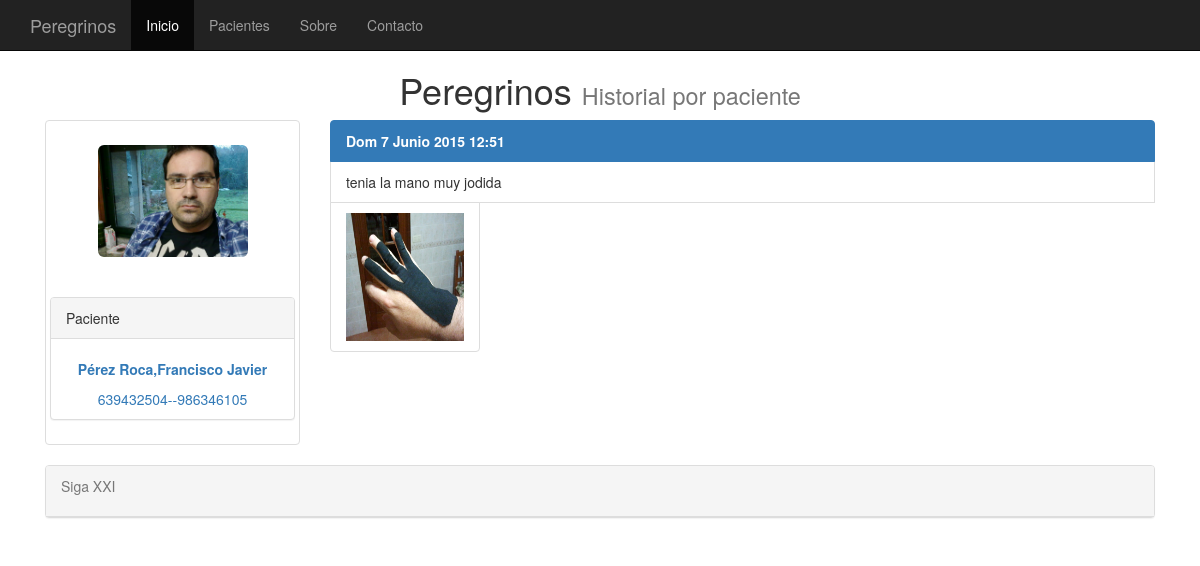
Before: /historial/1/ with the older database file.
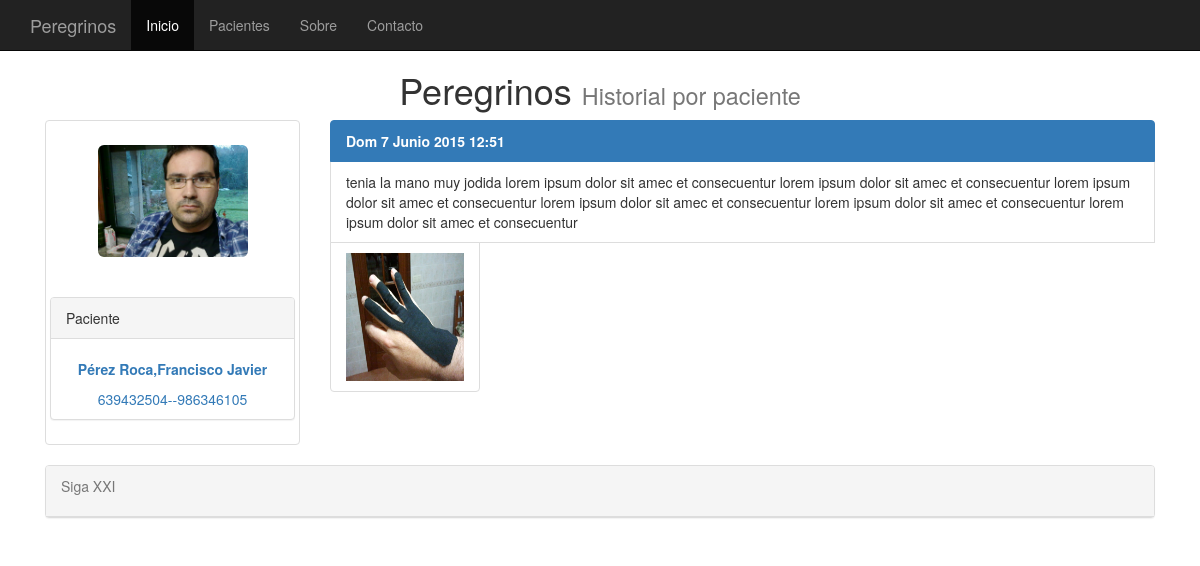
After: the same page with the newer database file.
### clinica/models.py (models this page shows)
class historial(models.Model):
    cliente = models.ForeignKey(clientes, default=None, null=True, blank=True)
    fecha = models.DateTimeField(default=datetime.now, blank=True)
    comentario = models.TextField()
    fotografia = models.ImageField(upload_to='imagenes', blank=True)

### clinica/views.py (the view)
# urls.py: url(r'^historial/([\w]+)/$', ListaHistorial.as_view(), name='listahistorial' ),
class ListaHistorial(ListView):
    def get_queryset(self):
        self.cliente = get_object_or_404(clientes, id=self.args[0])
        return historial.objects.filter(cliente=self.cliente).order_by('-fecha')
    def get_context_data(self,**kwargs):
        context = super(ListaHistorial,self).get_context_data(**kwargs)
        context['cliente']=self.cliente
        return context

### templates/clinica/historial_list.html (shortened to what this page needs)
{% extends "base.html" %}
{%   load   staticfiles   %}
{% block titulo %}
Historial por paciente
{% endblock %}
{% block content %}
<row>
	<div class="col-md-3">
		<div class="thumbnail">
			<br />
			{% if cliente.fotografia %}
			<img src="{{ cliente.fotografia.url }}" class="img-rounded" width="150" height="200" >
			{% else %}
			<img src="/media/imagenes/user.jpg" class="img-rounded">
			{% endif %}
			<br/><br />
			<div class="panel panel-default">
				<div class="panel-heading">
					Paciente
				</div>
				<div if ="panel-body">
					<br />
					<p class="text-primary text-center"><strong>{{ cliente.apellidos | capfirst}},{{ cliente.nombre | capfirst}}</strong></p>
					<p class="text-primary text-center">{{ cliente.telefono }}--{{ cliente.telefono2 }}</p>
  			</div>
				</div>
			</div>
	</div>
	<div class="col-md-9" >
		{% if object_list %}
			<div class="list-group">
				{% for historial  in object_list %}
					<spam class="list-group-item active"><strong>{{ historial.fecha | date:"D j  F  Y H:i" }}</strong></spam>
					<spam class="list-group-item"><smal>{{ historial.comentario }}</smal></spam>
					{% if historial.fotografia %}
						<img src="{{ historial.fotografia.url }}" width="150" height="150" class="list-group-item" >
					{% endif %}
				{% endfor %}
			</div>
		{% else %}
			<p>No hay historiales.</p>
		{% endif %}
	</div>
</row>
{% endblock %}

Changed rows visible on the page:
changed historial: comentario "tenia la mano muy jodida" → "tenia la mano muy jodida lorem ipsum dolor sit amec et consecuentur lorem ipsum dolor sit amec et consecuentur lorem ipsum dolor sit amec et consecuentur lorem ipsum dolor sit amec et consecuentur lorem ipsum dolor sit amec et consecuentur lorem ipsum dolor sit amec et consecuentur"
